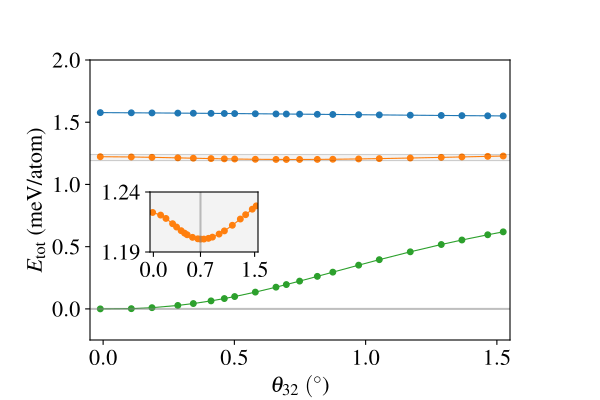

Write Python code to recreate this figure.

import numpy as np
import matplotlib.pyplot as plt
import matplotlib

params = {
        'font.family' : 'Times'
        }
matplotlib.rcParams.update(params)
plt.rcParams['text.usetex'] = True

datadir2write = "/Users/yjpark/YJ/Projects/Multisystem/Figures/figS2/sources/"

# fully rigid & fully relaxed ; corners are fixed ; 
data1   = np.genfromtxt(f"{datadir2write}energycurve_GBN.dat", 
                        skip_header=1) # (ang12, ang32, Natom, E_initail(eV), E_final(eV))

# bottom-hBN rigid   ; with corners are fixed
data2   = np.genfromtxt(f"{datadir2write}energycurve_GBNrigid.dat", 
                        skip_header=1) # (ang12, ang32, Natom, E_initail(eV), E_final(eV))

# To plot |a_1^{(3)}| ; top graphene layer's lattice constant
data4alat3  = np.genfromtxt(f"{datadir2write}Hermann_Indices.txt", 
                        skip_header=2, usecols=(1, 8))  # (ang32, alat^{(3)})

# To estimate the corrections in the number of top-layer atoms and their energies
data2adjust   = np.genfromtxt(f"{datadir2write}Hermann_Indices.txt", 
                        skip_header=2, usecols=(1, 6,7, 10))  # (ang32, a", b", lambda_multiple)

# Set reference as the double-moire commensurate condition
angref12, angref32 =  1.202325 , 0.579824  # Reference for double-moire commensuration
print(f"Reference angle : {data2adjust[data2adjust[:,0]==angref32, 0]} degree.")

# --- Number-of-atom correction
Natom_L3          = 2*(data2adjust[:,1]**2 + data2adjust[:,1]*data2adjust[:,2] + data2adjust[:,2]**2)
Natom_L3_ref      = Natom_L3[data2adjust[:,0]==angref32] 
lambda_ratio      = data2adjust[:,-1]  # ratio between the simulation cell length with respect to their reference (double-moire commensurate)
Natom_corr        = (lambda_ratio**2) * Natom_L3_ref - Natom_L3
print(f"Natom_corr  =  (lambda/lambda^comm.)^2 * Natom_L3_ref - Natom_L3 ", f"ref angle = {data2adjust[data2adjust[:,0]==angref32, 0]}")

# --- Energy correction
Emin_graphene      = -7.3949972515997 ; print(f"Emin_graphene = {Emin_graphene:16.12f} eV/atom at 2.46019 \\AA")
# Emin_hBN           = -6.68997268334775; print(f"Emin_hBN      = {Emin_hBN:16.12f} eV/atom at 2.505759 \\AA")
E_correct         = Natom_corr  * Emin_graphene 

print(f"Natom_L3_correct", Natom_corr)
print(f"E_correct = E_ref^3 * Natom_L3_correct ", E_correct)

ang32s_rigid   , etots_rigid     = data1[:,1] , (data1[:,-2]+E_correct)/(data1[:,-3]+Natom_corr)
ang32s_rigidhBN, etots_rigidhBN  = data2[:,1] , (data2[:,-1]+E_correct)/(data2[:,-3]+Natom_corr)
ang32s_relax   , etots_relax     = data1[:,1] , (data1[:,-1]+E_correct)/(data1[:,-3]+Natom_corr)

eref1 = etots_relax[0]

fig      = plt.figure(figsize=(6,4))
msize, fsize = 4, 16

ax1        = fig.add_axes([0.15, 0.15, 0.7, 0.7]) # for the main figure
ax1_inset  = fig.add_axes([0.25, 0.37, 0.18, 0.15]) # for the inset


for icase, (datas, mcolor) in enumerate(zip([
    [ang32s_rigid   , etots_rigid    - eref1],
    [ang32s_rigidhBN, etots_rigidhBN - eref1],
    [ang32s_relax   , etots_relax    - eref1]],
    ["C0", "C1", "C2"])):

    ax1.plot(datas[    0], datas[    1]*1000, 'o-' , lw=0.8, color=mcolor,ms=msize)#, alpha=0.3)
    if icase==1: ax1_inset.plot(datas[    0], datas[    1]*1000, 'o-' , lw=0.8, color=mcolor,ms=msize)
    print('Emin (meV/atom)', np.min(datas[    1]*1000), 'at ', datas[0][np.argmin(datas[    1]*1000)])
    if icase==1: print(datas[    0][np.argmin(datas[    1]*1000)], (datas[1][0]-datas[1][np.argmin(datas[1])])*1000)

    
ax1.axhline(y=0, ls='-', color='gray', alpha=0.5)
ax1.axhline(y=1.19, ls='-', lw=0.1, color='k')#, alpha=0.5)
ax1.axhline(y=1.24, ls='-', lw=0.1, color='k')#, alpha=0.5)
ax1.fill_between(np.linspace(-0.05,1.55, endpoint=True), 
                 1.19, 1.24 , color='k', alpha=0.05)  # ax.fill_betweenx(y, x1, x2, color='k', alpha=0.3)

ax1.set_xlabel("$\\theta_{32}\\ (^{\\circ}$)", fontsize=fsize, fontname='times')
ax1.set_xlim(-0.05,1.55); ax1.set_xticks(np.linspace(0.0, 1.5,4, endpoint=True))
ax1.set_ylim(-0.25,2); ax1.set_yticks(np.linspace(0,2, 5, endpoint=True))
ax1.tick_params(labelsize=fsize) 
ax1.set_ylabel("$E_{\\rm tot}$ (meV/atom)", fontsize=fsize, fontname='times')


ax1_inset.axvline(x=0.697911, ls='-', color='gray', alpha=0.5)
ax1_inset.set_xlim(-0.05,1.55)
ax1_inset.set_xticks([0.0, 0.697911,1.5])
ax1_inset.set_xticklabels([f"{ang:.1f}" for ang in [0.0, 0.697911,1.5]])
ax1_inset.set_ylim(1.2,1.23); ax1_inset.set_yticks(np.linspace(1.2,1.23, 2, endpoint=True))
ax1_inset.set_ylim(1.19,1.24); ax1_inset.set_yticks(np.linspace(1.19,1.24, 2, endpoint=True))
ax1_inset.tick_params(labelsize=fsize) 
ax1_inset.fill_between(np.linspace(-0.05,1.55, endpoint=True), 
                 1.19, 1.24 , color='k', alpha=0.05)  # ax.fill_betweenx(y, x1, x2, color='k', alpha=0.3)


fig.savefig(f"{datadir2write}figS2_0.pdf")

plt.rcParams['text.usetex'] = False
